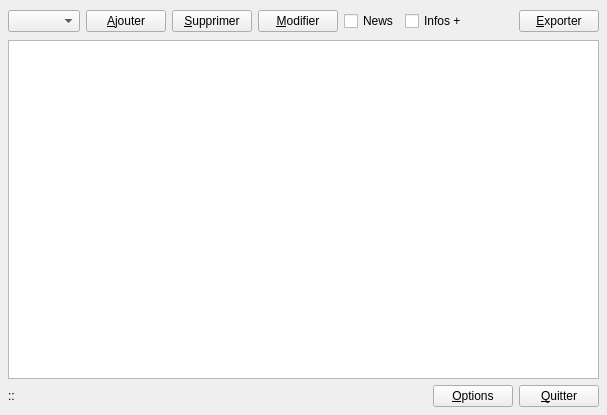
<ui version="4.0" >
 <class>mwListe</class>
 <widget class="QWidget" name="mwListe" >
  <property name="geometry" >
   <rect>
    <x>0</x>
    <y>0</y>
    <width>607</width>
    <height>415</height>
   </rect>
  </property>
  <property name="windowTitle" >
   <string>GLst</string>
  </property>
  <property name="windowIcon" >
   <iconset/>
  </property>
  <layout class="QVBoxLayout" >
   <property name="spacing" >
    <number>6</number>
   </property>
   <property name="leftMargin" >
    <number>8</number>
   </property>
   <property name="topMargin" >
    <number>8</number>
   </property>
   <property name="rightMargin" >
    <number>8</number>
   </property>
   <property name="bottomMargin" >
    <number>8</number>
   </property>
   <item>
    <layout class="QHBoxLayout" >
     <property name="spacing" >
      <number>6</number>
     </property>
     <property name="leftMargin" >
      <number>0</number>
     </property>
     <property name="topMargin" >
      <number>0</number>
     </property>
     <property name="rightMargin" >
      <number>0</number>
     </property>
     <property name="bottomMargin" >
      <number>0</number>
     </property>
     <item>
      <widget class="QComboBox" name="comboType" />
     </item>
     <item>
      <widget class="QPushButton" name="btnAjout" >
       <property name="text" >
        <string>&amp;Ajouter</string>
       </property>
       <property name="icon" >
        <iconset resource="../res/res.qrc" >:/icons/button/add.svg</iconset>
       </property>
      </widget>
     </item>
     <item>
      <widget class="QPushButton" name="btnSuppr" >
       <property name="text" >
        <string>&amp;Supprimer</string>
       </property>
       <property name="icon" >
        <iconset resource="../res/res.qrc" >:/icons/button/remove.svg</iconset>
       </property>
      </widget>
     </item>
     <item>
      <widget class="QPushButton" name="btnModif" >
       <property name="text" >
        <string>&amp;Modifier</string>
       </property>
       <property name="icon" >
        <iconset resource="../res/res.qrc" >:/icons/button/edit.svg</iconset>
       </property>
      </widget>
     </item>
     <item>
      <widget class="QCheckBox" name="chkNews" >
       <property name="text" >
        <string>News</string>
       </property>
      </widget>
     </item>
     <item>
      <widget class="QCheckBox" name="chkInfo" >
       <property name="text" >
        <string>Infos +</string>
       </property>
      </widget>
     </item>
     <item>
      <spacer>
       <property name="orientation" >
        <enum>Qt::Horizontal</enum>
       </property>
       <property name="sizeHint" >
        <size>
         <width>49</width>
         <height>26</height>
        </size>
       </property>
      </spacer>
     </item>
     <item>
      <widget class="QPushButton" name="btnExHTML" >
       <property name="text" >
        <string>&amp;Exporter</string>
       </property>
       <property name="icon" >
        <iconset resource="../res/res.qrc" >:/icons/button/www.svg</iconset>
       </property>
      </widget>
     </item>
    </layout>
   </item>
   <item>
    <widget class="widgetListe" name="listM" >
     <property name="cursor" stdset="0" >
      <cursorShape>ArrowCursor</cursorShape>
     </property>
     <property name="alternatingRowColors" >
      <bool>true</bool>
     </property>
    </widget>
   </item>
   <item>
    <layout class="QHBoxLayout" >
     <property name="spacing" >
      <number>6</number>
     </property>
     <property name="leftMargin" >
      <number>0</number>
     </property>
     <property name="topMargin" >
      <number>0</number>
     </property>
     <property name="rightMargin" >
      <number>0</number>
     </property>
     <property name="bottomMargin" >
      <number>0</number>
     </property>
     <item>
      <widget class="QLabel" name="lblStat" >
       <property name="text" >
        <string>::</string>
       </property>
      </widget>
     </item>
     <item>
      <spacer>
       <property name="orientation" >
        <enum>Qt::Horizontal</enum>
       </property>
       <property name="sizeType" >
        <enum>QSizePolicy::Expanding</enum>
       </property>
       <property name="sizeHint" >
        <size>
         <width>40</width>
         <height>20</height>
        </size>
       </property>
      </spacer>
     </item>
     <item>
      <widget class="QPushButton" name="btnOptions" >
       <property name="text" >
        <string>&amp;Options</string>
       </property>
       <property name="icon" >
        <iconset resource="../res/res.qrc" >:/icons/button/misc.svg</iconset>
       </property>
      </widget>
     </item>
     <item>
      <widget class="QPushButton" name="btnQuit" >
       <property name="text" >
        <string>&amp;Quitter</string>
       </property>
       <property name="icon" >
        <iconset resource="../res/res.qrc" >:/icons/button/finish.svg</iconset>
       </property>
      </widget>
     </item>
    </layout>
   </item>
  </layout>
  <widget class="QWidget" native="1" name="widget" >
   <property name="geometry" >
    <rect>
     <x>10</x>
     <y>377</y>
     <width>621</width>
     <height>28</height>
    </rect>
   </property>
  </widget>
 </widget>
 <customwidgets>
  <customwidget>
   <class>widgetListe</class>
   <extends>QListWidget</extends>
   <header>src/widgetListe.h</header>
  </customwidget>
 </customwidgets>
 <tabstops>
  <tabstop>listM</tabstop>
  <tabstop>comboType</tabstop>
  <tabstop>btnAjout</tabstop>
  <tabstop>btnSuppr</tabstop>
  <tabstop>btnModif</tabstop>
  <tabstop>chkNews</tabstop>
  <tabstop>chkInfo</tabstop>
  <tabstop>btnExHTML</tabstop>
  <tabstop>btnOptions</tabstop>
  <tabstop>btnQuit</tabstop>
 </tabstops>
 <resources>
  <include location="../res/res.qrc" />
 </resources>
 <connections>
  <connection>
   <sender>btnQuit</sender>
   <signal>clicked()</signal>
   <receiver>mwListe</receiver>
   <slot>close()</slot>
   <hints>
    <hint type="sourcelabel" >
     <x>564</x>
     <y>382</y>
    </hint>
    <hint type="destinationlabel" >
     <x>260</x>
     <y>236</y>
    </hint>
   </hints>
  </connection>
 </connections>
</ui>
